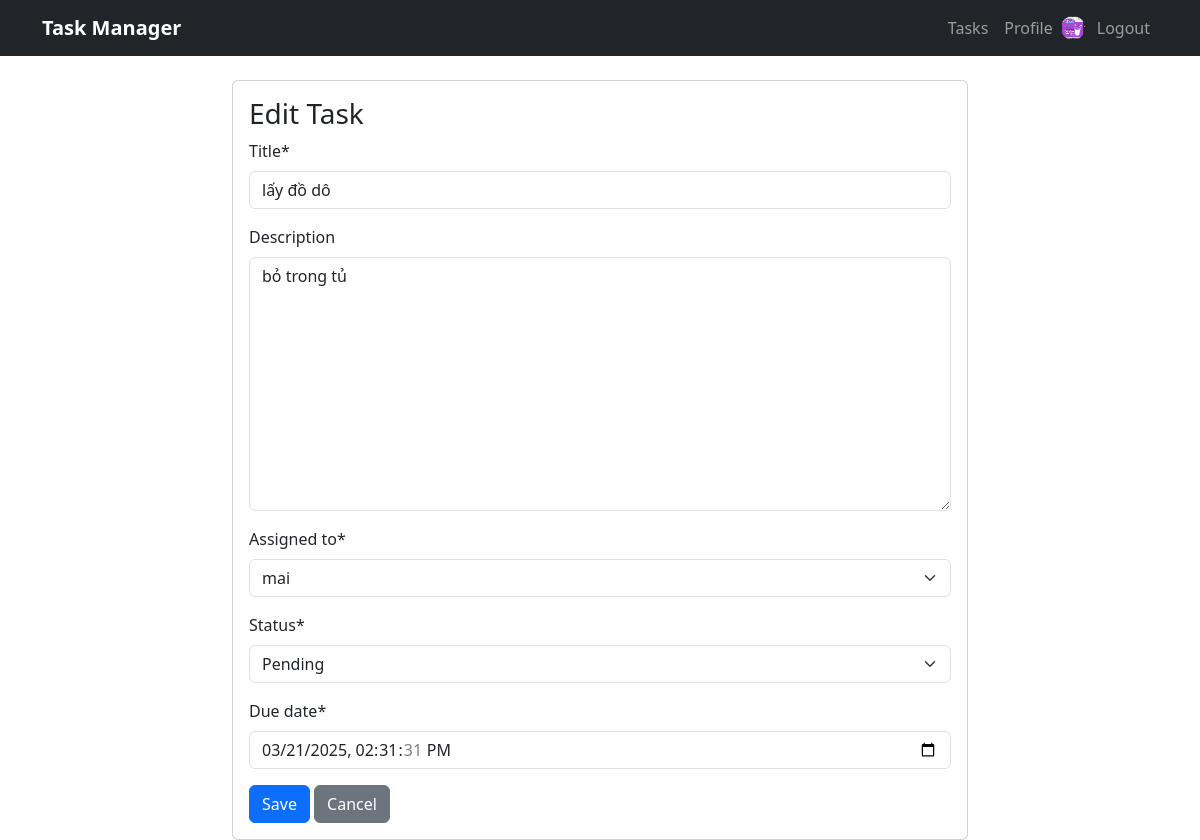
The app's page /task/3/update/ (signed in) with its own data.
### tasks/models.py (models this page shows, shortened)
class UserProfile(models.Model):
    user = models.OneToOneField(User, on_delete=models.CASCADE)
    avatar = models.ImageField(upload_to='avatars/', null=True, blank=True)
    is_admin = models.BooleanField(default=False)

class Task(models.Model):
    STATUS_CHOICES = [
        ('pending', 'Pending'),
        ('in_progress', 'In Progress'),
        ('completed', 'Completed'),
    ]
    title = models.CharField(max_length=200)
    description = models.TextField(blank=True)
    created_by = models.ForeignKey(User, on_delete=models.CASCADE, related_name='created_tasks')
    assigned_to = models.ForeignKey(User, on_delete=models.CASCADE, related_name='assigned_tasks')
    status = models.CharField(max_length=20, choices=STATUS_CHOICES, default='pending')
    created_time = models.DateTimeField(auto_now_add=True)
    due_date = models.DateTimeField()
    finished_time = models.DateTimeField(null=True, blank=True)

### tasks/views.py (the view)
# urls.py: path('task/<int:pk>/update/', views.task_update, name='task_update'),
@login_required
def task_update(request, pk):
    task = get_object_or_404(Task, pk=pk)
    if request.method == 'POST':
        form = TaskForm(request.POST, instance=task)
        if form.is_valid():
            task = form.save()
            if task.status == 'completed' and not task.finished_time:
                task.finished_time = timezone.now()
                task.save()
            messages.success(request, 'Task updated successfully!')
            return redirect('task_list')
    else:
        form = TaskForm(instance=task)
    return render(request, 'tasks/task_form.html', {'form': form})

### tasks/forms.py
class TaskForm(forms.ModelForm):
    class Meta:
        model = Task
        fields = ['title', 'description', 'assigned_to', 'status', 'due_date']
        widgets = {
            'due_date': forms.DateTimeInput(attrs={
                'type': 'datetime-local'
            }),
        }

### tasks/templates/tasks/task_form.html (shortened to what this page needs)
{% extends 'tasks/base.html' %}
{% load crispy_forms_tags %}
{% block content %}
<div class="row">
    <div class="col-md-8 offset-md-2">
        <div class="card">
            <div class="card-body">
                <h3 class="card-title">{% if form.instance.pk %}Edit Task{% else %}Create New Task{% endif %}</h3>
                <form method="post">
                    {{ form|crispy }}
                    <div class="mt-3">
                        <button type="submit" class="btn btn-primary">Save</button>
                        <a href="{% url 'task_list' %}" class="btn btn-secondary">Cancel</a>
                    </div>
                </form>
            </div>
        </div>
    </div>
</div>
{% endblock %}

### tasks/templates/tasks/base.html (shortened to what this page needs)
<!DOCTYPE html>
<html lang="en">
<head>
    {% load static %}
    <link href="https://cdn.jsdelivr.net/npm/bootstrap@5.3.0/dist/css/bootstrap.min.css" rel="stylesheet">
</head>
<body>
    <nav class="navbar navbar-expand-lg navbar-dark bg-dark">
        <div class="container">
            <a class="navbar-brand" href="{% url 'task_list' %}">Task Manager</a>
            <div class="collapse navbar-collapse" id="navbarNav">
                <ul class="navbar-nav ms-auto">
                    {% if user.is_authenticated %}
                        <li class="nav-item">
                            <a class="nav-link" href="{% url 'task_list' %}">Tasks</a>
                        </li>
                        <li class="nav-item">
                            <a class="nav-link" href="{% url 'profile' %}">Profile</a>
                        </li>
                        <li class="nav-item user-nav-item">
                            {% if user.userprofile.avatar %}
                                <img src="{{ user.userprofile.avatar.url }}" alt="Avatar" class="avatar-img-sm">
                            {% elif user.userprofile.avatar_url %}
                                <img src="{{ user.userprofile.avatar_url }}" alt="Avatar" class="avatar-img-sm">
                            {% endif %}
                            <a class="nav-link" href="{% url 'logout' %}">Logout</a>
                        </li>
                    {% endif %}
                </ul>
            </div>
        </div>
    </nav>
    <div class="container mt-4">
        {% block content %}
        {% endblock %}
    </div>
</body>
</html>

### tasks/templates/tasks/base.html (style rules this page uses)
.navbar-brand { font-weight: bold; }
.nav-link { font-weight: 500; }
.avatar-img-sm { width: 24px; height: 24px; border-radius: 50%; object-fit: cover; margin-right: 4px; }
.user-nav-item { display: flex; align-items: center; }

### records on screen
Task: title "lấy đồ dô", description "bỏ trong tủ", assigned_to "mai", status "Pending", due_date "03/21/2025 14:31:31"
